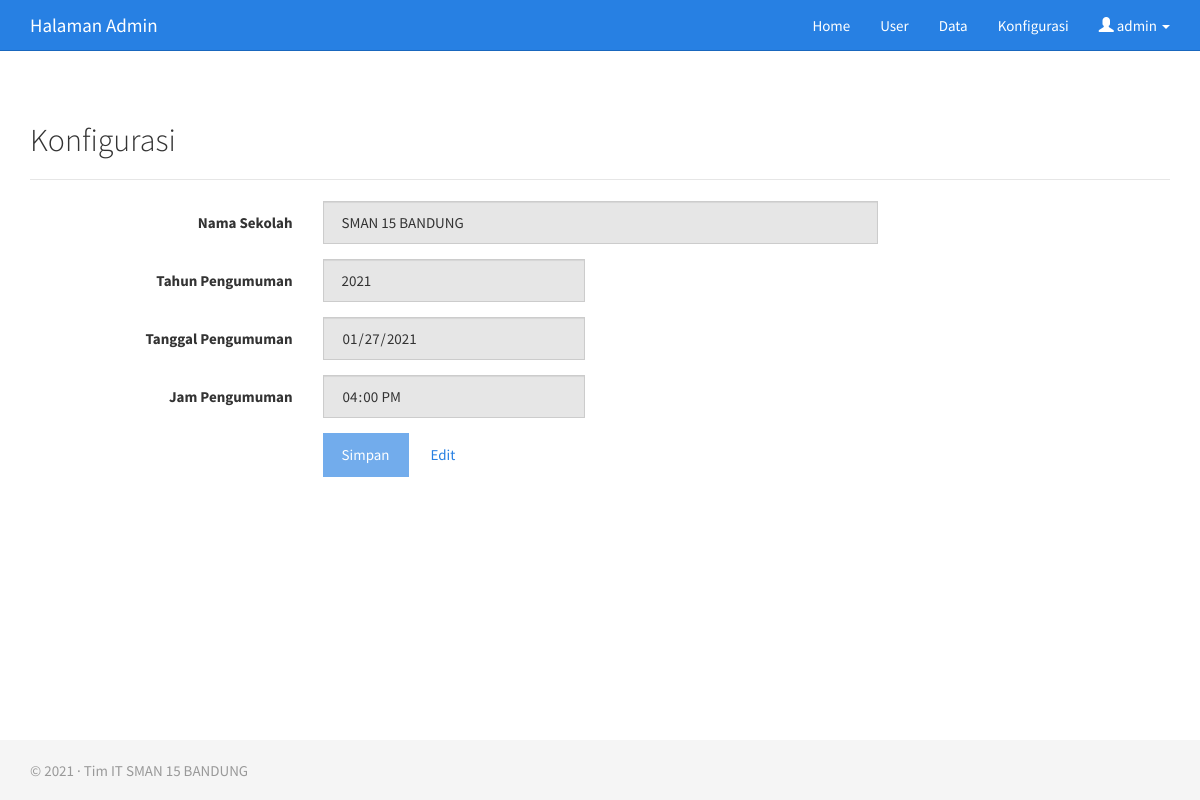
The page /admin/konfigurasi.php (signed in) on the database its author committed.
### tables this page shows
CREATE TABLE `un_konfigurasi` (
  `id` int(11) NOT NULL,
  `sekolah` varchar(255) NOT NULL,
  `tahun` year(4) NOT NULL,
  `tgl_pengumuman` datetime NOT NULL
);

### admin/konfigurasi.php (the view, shortened to what this page needs)
<?php
if(isset($_SESSION['logged']) && !empty($_SESSION['logged'])){
include "../database.php";
include '_header.php';
?>
<div class="container">
    <h2>Konfigurasi</h2><hr>
    <?php
    $qconfig = mysqli_query($db_conn,"SELECT * FROM un_konfigurasi");
    $hsl = mysqli_fetch_array($qconfig);
    ?>
<form class="form-horizontal" method="post">
  <div class="form-group">
    <label class="col-sm-3 control-label">Nama Sekolah</label>
    <div class="col-sm-6">
      <input type="text" name="cfgSekolah" class="form-control" value="<?=$hsl['sekolah'] ?>" readonly>
    </div>
  </div>
  <div class="form-group">
    <label class="col-sm-3 control-label">Tahun Pengumuman</label>
    <div class="col-sm-3">
      <input type="number" name="cfgTahun" class="form-control" min="2019" max="2025" value="<?=$hsl['tahun'] ?>" readonly>
    </div>
  </div>
  <div class="form-group">
    <label class="col-sm-3 control-label">Tanggal Pengumuman</label>
    <div class="col-sm-3">
      <input type="date" name="cfgTanggal" class="form-control" value="<?=date('Y-m-d',strtotime($hsl['tgl_pengumuman'])) ?>" readonly>
    </div>
  </div>
  <div class="form-group">
    <label class="col-sm-3 control-label">Jam Pengumuman</label>
    <div class="col-sm-3">
      <input type="time" name="cfgJam" class="form-control" value="<?=date('H:i',strtotime($hsl['tgl_pengumuman'])) ?>" readonly>
    </div>
  </div>
  <div class="form-group">
    <div class="col-sm-offset-3 col-sm-9">
      <button type="submit" name="submit" class="btn btn-primary" disabled="disabled">Simpan</button>
      <button type="button" id="btEnable" class="btn btn-link">Edit</button>
    </div>
  </div>
</form>
</div>
<?php
include '_footer.php';
} else {
	header('Location: ./login.php');
}
?>

### admin/_footer.php
<?php
if(isset($_SESSION['logged']) && !empty($_SESSION['logged'])){
?>
	<footer class="footer">
		<div class="container">
		<p class="text-muted">&copy; <?=$hsl['tahun'] ?> &middot; Tim IT <?=$hsl['sekolah'] ?></p>
		</div>
	</footer>
</body>
</html>
<?php
} else {
	header('Location: ./login.php');
}
?>

### admin/_header.php (style rules this page uses)
html { position: relative; min-height: 100%; }
body { margin-bottom: 60px; }
.footer { position: absolute; bottom: 0; width: 100%; height: 60px; background-color: #f5f5f5; }
body>.container { padding: 30px 15px 0; }
.container .text-muted { margin: 20px 0; }
.footer>.container { padding-right: 15px; padding-left: 15px; }

### rows shown on the page
un_konfigurasi: cfgSekolah "SMAN 15 BANDUNG", cfgTahun "2021", cfgTanggal "01/27/2021", cfgJam "16:00", tahun "2021", sekolah "SMAN 15 BANDUNG"

### other values the page prints
$_SESSION['username'] "admin"
